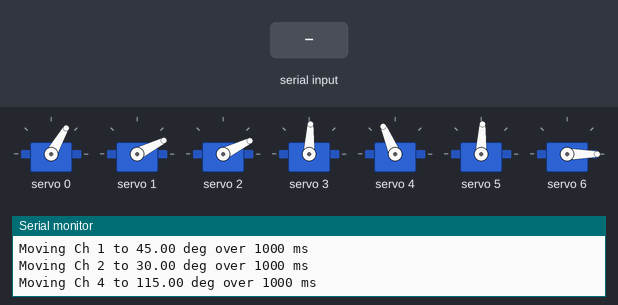
The sketch below on a simulated Arduino Uno, built with avr-gcc and run on an emulated ATmega328P. Shown: 7 × servo, the last lines printed to the serial monitor. The test bench sets the inputs (shaded band).

Above: at 1.8 s.
1.9 s: "home\n" received over Serial
At 2.55 s:
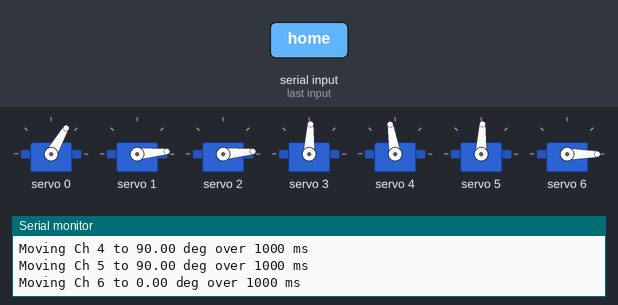
At 3.6 s:
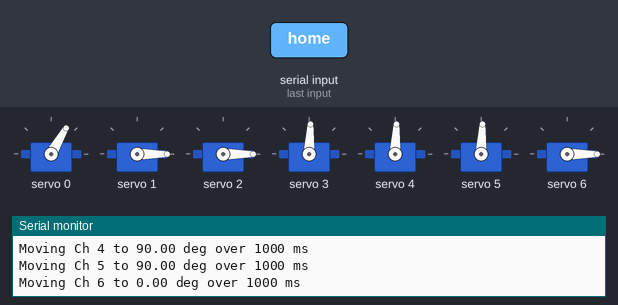
4.9 s: "joint \n" received over Serial
Timing chart, 0 to 7.9 s (numbered marks = the images above; inputs shaded):
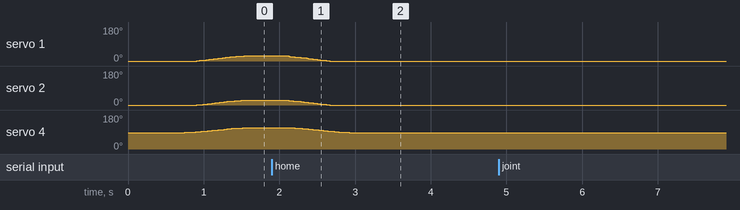

The sketch:

mv2_control_uno-r3.ino
```cpp
// --- LIBRARIES ------------------------------------------------------
#include <Wire.h>
#include <Adafruit_PWMServoDriver.h>
#include <Ramp.h>

// --- GLOBALS --------------------------------------------------------
Adafruit_PWMServoDriver pwm = Adafruit_PWMServoDriver();

#define SERVO_FREQ 50 // 50Hz servo refresh rate

// servo Limits
#define usMS24_MIN 500
#define usMS24_MAX 2500
#define degMS24_RANGE 270

#define usMG996R_MIN 500
#define usMG996R_MAX 2400
#define degMG996R_RANGE 180

// motor to joint mapping (0 = MS24, 1 = MG996R)
#define MOTOR_MS24 0
#define MOTOR_MG996R 1

struct ServoProfile {
  uint16_t usMin;
  uint16_t usMax;
  float maxRangeDeg;
};

const ServoProfile SERVO_PROFILES[] = {
  {usMS24_MIN, usMS24_MAX, degMS24_RANGE},      // 0: MS24
  {usMG996R_MIN, usMG996R_MAX, degMG996R_RANGE} // 1: MG996R
};

const uint8_t NUM_SERVOS = 7;
int motorTypes[NUM_SERVOS] = {
  MOTOR_MS24, MOTOR_MS24,                                 // shoulder      (0, 1)
  MOTOR_MG996R, MOTOR_MG996R, MOTOR_MG996R, MOTOR_MG996R, // elbow & wrist (2, 3, 4, 5)
  MOTOR_MG996R                                            // end-effector  (6)
};

const float HOME_POSITIONS[NUM_SERVOS] = {
  90.0f, // base
  0.0f,  // shoulder
  0.0f,  // elbow
  90.0f, // wrist roll 1
  90.0f, // wrist pitch
  90.0f, // wrist roll 2
  0.0f   // end-effector
};

// ramp objects for all 7 servos
rampInt servoRamps[NUM_SERVOS];

// serial buffer Variables
String inputBuffer = "";


// --- FUNCTIONS ------------------------------------------------------
uint16_t usToTicks(uint16_t microseconds) {
  return (uint16_t)(((uint32_t)microseconds * 4096) / 20000);
}

uint16_t degreesToUs(float targetDegrees, uint16_t usMin, uint16_t usMax, float maxRangeDeg) {
  if (targetDegrees < 0.0f) targetDegrees = 0.0f;
  if (targetDegrees > maxRangeDeg) targetDegrees = maxRangeDeg;

  float usValue = (float)usMin + (targetDegrees / maxRangeDeg) * (float)(usMax - usMin);
  return (uint16_t)round(usValue);
}

/**
 * @brief Commands a servo channel to move smoothly to a target angle in degrees.
 */
void moveServoToAngle(uint8_t channel, float targetDegrees, unsigned long moveDurationMs = 1500, ramp_mode easing = SINUSOIDAL_INOUT) {
  if (channel >= NUM_SERVOS) {
    Serial.print("ERROR: Invalid channel ");
    Serial.println(channel);
    return;
  }

  // get motor profile based on channel type
  int motorType = motorTypes[channel];
  ServoProfile profile = SERVO_PROFILES[motorType];

  // conversion: degrees -> us -> 12-bit PCA9685 ticks
  uint16_t targetUs    = degreesToUs(targetDegrees, profile.usMin, profile.usMax, profile.maxRangeDeg);
  uint16_t targetTicks = usToTicks(targetUs);

  // start movement interpolating over moveDurationMs
  servoRamps[channel].go(targetTicks, moveDurationMs, easing, ONCEFORWARD);

  Serial.print("Moving Ch ");
  Serial.print(channel);
  Serial.print(" to ");
  Serial.print(targetDegrees);
  Serial.print(" deg over ");
  Serial.print(moveDurationMs);
  Serial.println(" ms");
}

// non-blocking task function to be called continuously inside loop()
void updateServos() {
  static unsigned long lastUpdate = 0;
  const unsigned long UPDATE_INTERVAL = 1000 / SERVO_FREQ; // 20 ms for 50Hz refresh rate

  unsigned long currentMillis = millis();
  if (currentMillis - lastUpdate >= UPDATE_INTERVAL) {
    lastUpdate = currentMillis;

    for (uint8_t ch = 0; ch < NUM_SERVOS; ch++) {
      int currentTick = servoRamps[ch].update();

      if (servoRamps[ch].isRunning()) {
        pwm.setPWM(ch, 0, currentTick);
      }
    }
  }
}

/**
 * Parses and processes serial command string
 * Command format: "joint [channel] [degrees] [duration_ms]"
 */
void processSerialCommand(String command) {
  command.trim(); // remove leading/trailing spaces or newlines

  if (command.startsWith("joint ")) {
    // remove "joint " prefix
    String params = command.substring(6);

    // extract channel
    int firstSpace = params.indexOf(' ');
    if (firstSpace == -1) return;
    uint8_t channel = params.substring(0, firstSpace).toInt();

    // extract target degrees
    params = params.substring(firstSpace + 1);
    int secondSpace = params.indexOf(' ');
    if (secondSpace == -1) return;
    float targetDegrees = params.substring(0, secondSpace).toFloat();

    // extract move duration in milliseconds
    unsigned long durationMs = params.substring(secondSpace + 1).toInt();

    // execute movement
    moveServoToAngle(channel, targetDegrees, durationMs);

  } else if (command.startsWith("home")) {
    // default duration if no parameter is provided
    unsigned long durationMs = 1000;

    // check if a time parameter was passed
    int spaceIndex = command.indexOf(' ');
    if (spaceIndex != -1) {
      unsigned long parsedTime = command.substring(spaceIndex + 1).toInt();
      if (parsedTime > 0) durationMs = parsedTime;
    }

    // move all joints to home positions
    for (uint8_t i = 0; i < NUM_SERVOS; i++) {
      moveServoToAngle(i, HOME_POSITIONS[i], durationMs);
    }

  } else if (command.startsWith("stance")) {
    // default duration if no parameter is provided
    unsigned long durationMs = 1000;

    // check if a time parameter was passed
    int spaceIndex = command.indexOf(' ');
    if (spaceIndex != -1) {
      unsigned long parsedTime = command.substring(spaceIndex + 1).toInt();
      if (parsedTime > 0) durationMs = parsedTime;
    }

    // move all joints to stance preset angles
    moveServoToAngle(0, 90.0f,  durationMs);
    moveServoToAngle(1, 45.0f,  durationMs);
    moveServoToAngle(2, 30.0f,  durationMs);
    moveServoToAngle(3, 90.0f, durationMs);
    moveServoToAngle(4, 115.0f,  durationMs);
    moveServoToAngle(5, 90.0f,  durationMs);
    moveServoToAngle(6, 0.0f,   durationMs);
  } else if (command.length() > 0) {
    Serial.println("ERROR: Unknown command format or incorrect number of arguments.");
  }
}

/**
 * Non-blocking check for incoming Serial characters
 */
void checkSerial() {
  while (Serial.available() > 0) {
    char c = (char)Serial.read();

    if (c == '\n' || c == '\r') {
      if (inputBuffer.length() > 0) {
        processSerialCommand(inputBuffer);
        inputBuffer = ""; // reset buffer after processing
      }
    } else {
      inputBuffer += c;
    }
  }
}


// --- MAIN -----------------------------------------------------------
void setup() {
  Serial.begin(9600);
  Serial.println("=============================================");
  Serial.println("   Morris v2 Arduino UNO R3 Control Script   ");
  Serial.println("   Serial format: joint [ch] [deg] [ms]      ");
  Serial.println("=============================================");

  pwm.begin();
  pwm.setPWMFreq(SERVO_FREQ);

  // set home position for each channel based on HOME_POSITIONS array
  for (uint8_t i = 0; i < NUM_SERVOS; i++) {
    ServoProfile p = SERVO_PROFILES[motorTypes[i]];
    uint16_t homeTicks = usToTicks(degreesToUs(HOME_POSITIONS[i], p.usMin, p.usMax, p.maxRangeDeg));

    servoRamps[i].go(homeTicks); // set internal ramp starting point
    pwm.setPWM(i, 0, homeTicks); // send initial home PWM pulse to PCA9685
  }

  delay(500); // let hardware settle

  // initial move sequence to stance position
  moveServoToAngle(1, 45.0f, 1000);
  moveServoToAngle(2, 30.0f, 1000);
  moveServoToAngle(4, 115.0f, 1000);
}

void loop() {
  checkSerial();   // parse incoming commands without blocking
  updateServos();  // advance ramp values and send PWM outputs
}
```

Measured:
- after the input at 1.9 s, servo 1: moves from 27° to 0° over 0.54 s, starting after 0.22 s; servo 2: moves from 26° to 0° over 0.54 s, starting after 0.23 s; servo 4: moves from 113° to 87° over 0.80 s, starting after 0.23 s
